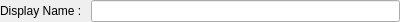
<?xml version="1.0" encoding="UTF-8"?>
<ui version="4.0">
 <class>shortcut</class>
 <widget class="QWidget" name="shortcut">
  <property name="geometry">
   <rect>
    <x>0</x>
    <y>0</y>
    <width>400</width>
    <height>22</height>
   </rect>
  </property>
  <property name="windowTitle">
   <string>shortcut</string>
  </property>
  <layout class="QGridLayout" name="gridLayout">
   <property name="margin">
    <number>0</number>
   </property>
   <item row="0" column="0">
    <layout class="QHBoxLayout" name="horizontalLayout">
     <item>
      <widget class="QLabel" name="label_2">
       <property name="text">
        <string>Display Name : </string>
       </property>
      </widget>
     </item>
     <item>
      <widget class="QLineEdit" name="Le_displayName"/>
     </item>
    </layout>
   </item>
  </layout>
 </widget>
 <resources/>
 <connections/>
</ui>
